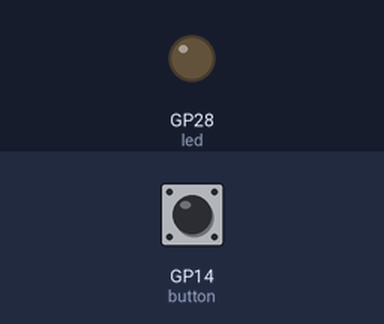
Simulated run of this program. Board: Raspberry Pi Pico running MicroPython. Parts: output pins drawn as LEDs (lit = HIGH). The test bench sets the inputs (shaded band); at power-on: GP14 (button) LOW.

Above: at 1.2 s.
1.3 s: GP14 (button) pulled HIGH for 0.15 s
At 1.37 s:
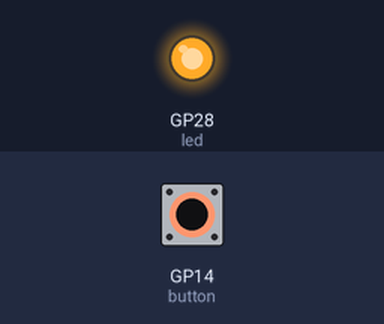
2.9 s: GP14 (button) pulled HIGH for 3.2 s
At 6.6 s:
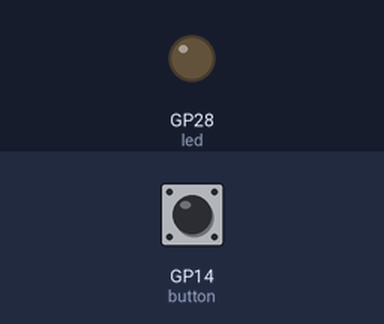
Timing chart, 0 to 8.1 s (numbered marks = the images above; inputs shaded):
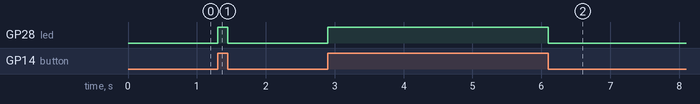

Measured:
- after the input at 1.3 s, GP28 (led): LOW → HIGH at once, → LOW 0.15 s later
- after the input at 2.9 s, GP28 (led): LOW → HIGH at once, → LOW 3.2 s later

The program:

Push_Button.py
```python
from machine import Pin
import time

led = Pin(28, Pin.OUT)
button = Pin(14, Pin.IN, Pin.PULL_DOWN)

while True:

    if button.value():
        led.value(1)
    else:
        led.value(0)
```
